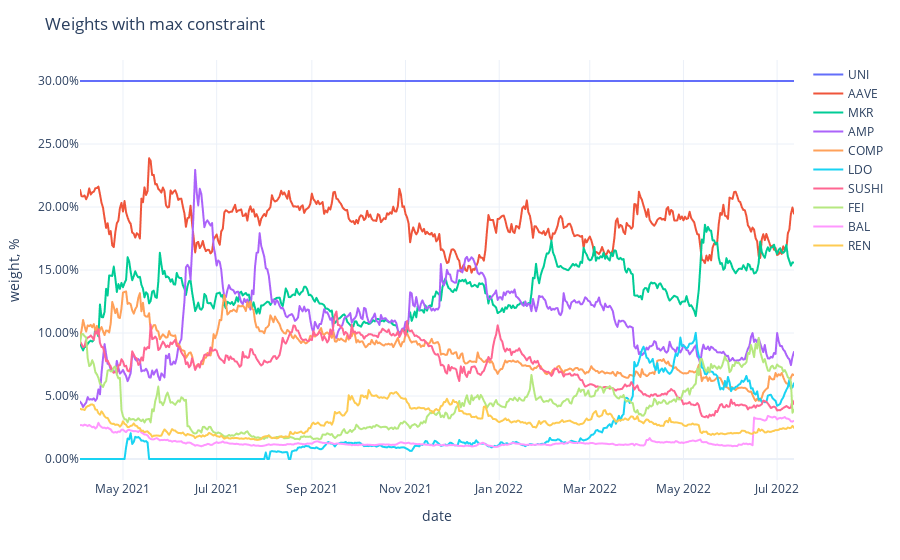

The notebook cell this image was saved under:
### Code cell
fig = px.line(adjusted_weights,
              labels={'value': 'weight, %', 'variable': ''})
fig.update_traces(
    hovertemplate="%{y}"
)
fig.update_yaxes(
    tickformat=".2%",
)
fig.update_xaxes(
    showspikes=True,
    spikethickness=2,
    spikedash="dot",
    spikecolor="#999999",
    spikemode="across",
)
fig.update_layout(
    hovermode="x",
    hoverdistance=100,  ## Distance to show hover label of data point
    spikedistance=1000,  ## Distance to show spike
    template='plotly_white',
    title='Weights with max constraint'
)

### Figure 1 — Plotly figure (JSON) as saved in the notebook; plotly's stock layout.template omitted (floating-point values rounded to 4 significant figures; data arrays with more than 128 entries replaced by an {"elided": "..."} marker saying what was removed)
{"data": [{"hovertemplate": "%{y}", "legendgroup": "UNI", "line": {"color": "#636efa", "dash": "solid"}, "marker": {"symbol": "circle"}, "mode": "lines", "name": "UNI", "showlegend": true, "type": "scattergl", "x": {"elided": "466 str values"}, "xaxis": "x", "y": {"elided": "466 float values"}, "yaxis": "y"}, {"hovertemplate": "%{y}", "legendgroup": "AAVE", "line": {"color": "#EF553B", "dash": "solid"}, "marker": {"symbol": "circle"}, "mode": "lines", "name": "AAVE", "showlegend": true, "type": "scattergl", "x": {"elided": "466 str values"}, "xaxis": "x", "y": {"elided": "466 float values"}, "yaxis": "y"}, {"hovertemplate": "%{y}", "legendgroup": "MKR", "line": {"color": "#00cc96", "dash": "solid"}, "marker": {"symbol": "circle"}, "mode": "lines", "name": "MKR", "showlegend": true, "type": "scattergl", "x": {"elided": "466 str values"}, "xaxis": "x", "y": {"elided": "466 float values"}, "yaxis": "y"}, {"hovertemplate": "%{y}", "legendgroup": "AMP", "line": {"color": "#ab63fa", "dash": "solid"}, "marker": {"symbol": "circle"}, "mode": "lines", "name": "AMP", "showlegend": true, "type": "scattergl", "x": {"elided": "466 str values"}, "xaxis": "x", "y": {"elided": "466 float values"}, "yaxis": "y"}, {"hovertemplate": "%{y}", "legendgroup": "COMP", "line": {"color": "#FFA15A", "dash": "solid"}, "marker": {"symbol": "circle"}, "mode": "lines", "name": "COMP", "showlegend": true, "type": "scattergl", "x": {"elided": "466 str values"}, "xaxis": "x", "y": {"elided": "466 float values"}, "yaxis": "y"}, {"hovertemplate": "%{y}", "legendgroup": "LDO", "line": {"color": "#19d3f3", "dash": "solid"}, "marker": {"symbol": "circle"}, "mode": "lines", "name": "LDO", "showlegend": true, "type": "scattergl", "x": {"elided": "466 str values"}, "xaxis": "x", "y": {"elided": "466 float values"}, "yaxis": "y"}, {"hovertemplate": "%{y}", "legendgroup": "SUSHI", "line": {"color": "#FF6692", "dash": "solid"}, "marker": {"symbol": "circle"}, "mode": "lines", "name": "SUSHI", "showlegend": true, "type": "scattergl", "x": {"elided": "466 str values"}, "xaxis": "x", "y": {"elided": "466 float values"}, "yaxis": "y"}, {"hovertemplate": "%{y}", "legendgroup": "FEI", "line": {"color": "#B6E880", "dash": "solid"}, "marker": {"symbol": "circle"}, "mode": "lines", "name": "FEI", "showlegend": true, "type": "scattergl", "x": {"elided": "466 str values"}, "xaxis": "x", "y": {"elided": "466 float values"}, "yaxis": "y"}, {"hovertemplate": "%{y}", "legendgroup": "BAL", "line": {"color": "#FF97FF", "dash": "solid"}, "marker": {"symbol": "circle"}, "mode": "lines", "name": "BAL", "showlegend": true, "type": "scattergl", "x": {"elided": "466 str values"}, "xaxis": "x", "y": {"elided": "466 float values"}, "yaxis": "y"}, {"hovertemplate": "%{y}", "legendgroup": "REN", "line": {"color": "#FECB52", "dash": "solid"}, "marker": {"symbol": "circle"}, "mode": "lines", "name": "REN", "showlegend": true, "type": "scattergl", "x": {"elided": "466 str values"}, "xaxis": "x", "y": {"elided": "466 float values"}, "yaxis": "y"}], "layout": {"autosize": true, "hoverdistance": 100, "hovermode": "x", "legend": {"title": {"text": ""}, "tracegroupgap": 0}, "margin": {"t": 60}, "spikedistance": 1000, "title": {"text": "Weights with max constraint"}, "xaxis": {"anchor": "y", "autorange": true, "domain": [0, 1], "range": ["2021-04-03", "2022-07-12"], "showspikes": true, "spikecolor": "#999999", "spikedash": "dot", "spikemode": "across", "spikethickness": 2, "title": {"text": "date"}, "type": "date"}, "yaxis": {"anchor": "x", "autorange": true, "domain": [0, 1], "range": [-0.01667, 0.3167], "tickformat": ".2%", "title": {"text": "weight, %"}, "type": "linear"}}}
